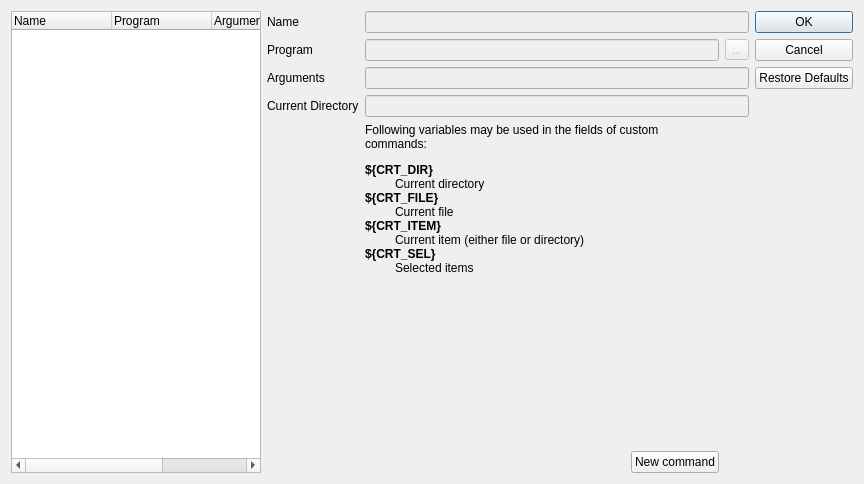
<?xml version="1.0" encoding="UTF-8"?>
<ui version="4.0">
 <class>CustCmdDlg</class>
 <widget class="QDialog" name="CustCmdDlg">
  <property name="geometry">
   <rect>
    <x>0</x>
    <y>0</y>
    <width>864</width>
    <height>484</height>
   </rect>
  </property>
  <property name="windowTitle">
   <string>Custom commands</string>
  </property>
  <layout class="QHBoxLayout" name="horizontalLayout">
   <item>
    <widget class="QTreeWidget" name="treeWidget">
     <column>
      <property name="text">
       <string>Name</string>
      </property>
     </column>
     <column>
      <property name="text">
       <string>Program</string>
      </property>
     </column>
     <column>
      <property name="text">
       <string>Arguments</string>
      </property>
     </column>
     <column>
      <property name="text">
       <string>Current Directory</string>
      </property>
     </column>
    </widget>
   </item>
   <item>
    <layout class="QGridLayout" name="gridLayout">
     <item row="2" column="1" colspan="2">
      <widget class="QLineEdit" name="le_arguments">
       <property name="enabled">
        <bool>false</bool>
       </property>
      </widget>
     </item>
     <item row="3" column="1" colspan="2">
      <widget class="QLineEdit" name="le_crtdir">
       <property name="enabled">
        <bool>false</bool>
       </property>
      </widget>
     </item>
     <item row="3" column="0">
      <widget class="QLabel" name="label_3">
       <property name="text">
        <string>Current Directory</string>
       </property>
      </widget>
     </item>
     <item row="2" column="0">
      <widget class="QLabel" name="label_2">
       <property name="text">
        <string>Arguments</string>
       </property>
      </widget>
     </item>
     <item row="5" column="1">
      <spacer name="verticalSpacer">
       <property name="orientation">
        <enum>Qt::Vertical</enum>
       </property>
       <property name="sizeHint" stdset="0">
        <size>
         <width>20</width>
         <height>40</height>
        </size>
       </property>
      </spacer>
     </item>
     <item row="0" column="0">
      <widget class="QLabel" name="label">
       <property name="text">
        <string>Name</string>
       </property>
      </widget>
     </item>
     <item row="6" column="1">
      <layout class="QHBoxLayout" name="horizontalLayout_2">
       <item>
        <spacer name="horizontalSpacer">
         <property name="orientation">
          <enum>Qt::Horizontal</enum>
         </property>
         <property name="sizeHint" stdset="0">
          <size>
           <width>40</width>
           <height>20</height>
          </size>
         </property>
        </spacer>
       </item>
       <item>
        <widget class="QPushButton" name="b_new_command">
         <property name="text">
          <string>New command</string>
         </property>
        </widget>
       </item>
      </layout>
     </item>
     <item row="4" column="1">
      <widget class="QLabel" name="label_4">
       <property name="text">
        <string>&lt;html&gt;&lt;head/&gt;&lt;body&gt;&lt;p&gt;Following variables may be used in the fields of custom commands:&lt;/p&gt;
&lt;dl&gt;
&lt;dt&gt;&lt;b&gt;${CRT_DIR}&lt;/b&gt;&lt;/dt&gt;
&lt;dd&gt;Current directory&lt;/dd&gt;
&lt;dt&gt;&lt;b&gt;${CRT_FILE}&lt;/b&gt;&lt;/dt&gt;
&lt;dd&gt;Current file&lt;/dd&gt;
&lt;dt&gt;&lt;b&gt;${CRT_ITEM}&lt;/b&gt;&lt;/dt&gt;
&lt;dd&gt;Current item (either file or directory)&lt;/dd&gt;
&lt;dt&gt;&lt;b&gt;${CRT_SEL}&lt;/b&gt;&lt;/dt&gt;
&lt;dd&gt;Selected items&lt;/dd&gt;
&lt;/dl&gt;
&lt;p&gt;&lt;br/&gt;&lt;/p&gt;
&lt;/body&gt;&lt;/html&gt;</string>
       </property>
       <property name="wordWrap">
        <bool>true</bool>
       </property>
      </widget>
     </item>
     <item row="1" column="0">
      <widget class="QLabel" name="label_5">
       <property name="text">
        <string>Program</string>
       </property>
      </widget>
     </item>
     <item row="1" column="1">
      <widget class="QLineEdit" name="le_program">
       <property name="enabled">
        <bool>false</bool>
       </property>
      </widget>
     </item>
     <item row="1" column="2">
      <widget class="QToolButton" name="b_program">
       <property name="enabled">
        <bool>false</bool>
       </property>
       <property name="text">
        <string>...</string>
       </property>
      </widget>
     </item>
     <item row="0" column="1" colspan="2">
      <widget class="QLineEdit" name="le_custom_name">
       <property name="enabled">
        <bool>false</bool>
       </property>
      </widget>
     </item>
    </layout>
   </item>
   <item>
    <widget class="QDialogButtonBox" name="buttonBox">
     <property name="orientation">
      <enum>Qt::Vertical</enum>
     </property>
     <property name="standardButtons">
      <set>QDialogButtonBox::Cancel|QDialogButtonBox::Ok|QDialogButtonBox::RestoreDefaults</set>
     </property>
    </widget>
   </item>
  </layout>
 </widget>
 <resources/>
 <connections>
  <connection>
   <sender>buttonBox</sender>
   <signal>accepted()</signal>
   <receiver>CustCmdDlg</receiver>
   <slot>accept()</slot>
   <hints>
    <hint type="sourcelabel">
     <x>248</x>
     <y>254</y>
    </hint>
    <hint type="destinationlabel">
     <x>157</x>
     <y>274</y>
    </hint>
   </hints>
  </connection>
  <connection>
   <sender>buttonBox</sender>
   <signal>rejected()</signal>
   <receiver>CustCmdDlg</receiver>
   <slot>reject()</slot>
   <hints>
    <hint type="sourcelabel">
     <x>316</x>
     <y>260</y>
    </hint>
    <hint type="destinationlabel">
     <x>286</x>
     <y>274</y>
    </hint>
   </hints>
  </connection>
 </connections>
</ui>
